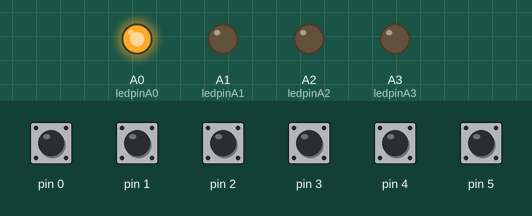
A sketch run on a simulated SparkFun Pro Micro, built with avr-gcc and run on an emulated ATmega32U4. On the bench: output pins drawn as LEDs (lit = HIGH). The inputs (shaded band) are chosen by the test bench; at power-on: pin 0–5 HIGH. USB keyboard and mouse output is not drawn.

Above: at 0.8 s.
At 2.3 s:
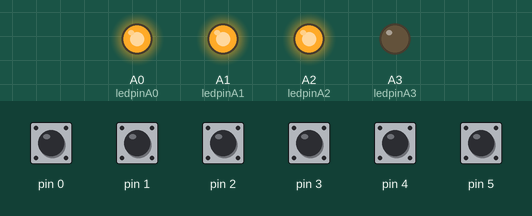
At 3.1 s:
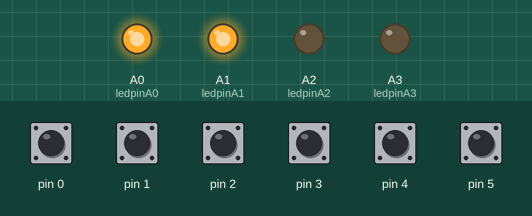
At 4.1 s:
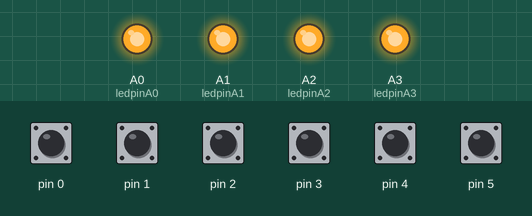
Timing chart, 0 to 5.6 s (numbered marks = the images above):
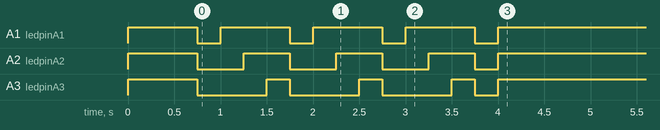

The sketch:

code.ino
```cpp
// Arduino Pro Micro Button box with 3 encoders, 15 buttons and 4 function led
// this sketch was created and designed
// by Kevin Rietveld

//
// - Version 0.02
//


#include <Keypad.h>
#include <Joystick.h>

// Variables
#define ENABLE_PULLUPS
#define NUMROTARIES 3
#define NUMBUTTONS 15
#define NUMROWS 4
#define NUMCOLS 4

#define ledpinA0 A0
#define ledpinA1 A1
#define ledpinA2 A2
#define ledpinA3 A3

#define DIR_CCW 0x10
#define DIR_CW 0x20
#define R_START 0x0

#define R_CW_FINAL 0x1
#define R_CW_BEGIN 0x2
#define R_CW_NEXT 0x3
#define R_CCW_BEGIN 0x4
#define R_CCW_FINAL 0x5
#define R_CCW_NEXT 0x6

boolean ledA0_state;
boolean ledA1_state;
boolean ledA2_state;
boolean ledA3_state;

// Define the symbols on the buttons of the keypads
char buttons[NUMROWS][NUMCOLS] = {
  // 15  14  16, 10
  {  0,  1,  2,  3  },     // 6
  {  4,  5,  6,  7  },     // 7
  {  8,  9,  10, 11 },     // 8
  {  12, 13, 14, 15 }      // 9
};

// Define the rotary encoders
struct rotariesdef {
  byte pin1;
  byte pin2;
  int ccwchar;
  int cwchar;
  volatile unsigned char state;
};

rotariesdef rotaries[NUMROTARIES] {
  { 0, 1, 16, 17 }, // encoder connected to pin 0 and 1 (TX0/RX1)
  { 2, 3, 18, 19 }, // encoder connected to pin 2 and 3
  { 4, 5, 20, 21 }, // encoder connected to pin 4 and 5
};

// Define the mapping between button and led
int ledMapButtons[][2] = {
  // Buttons
  { 0 , ledpinA0 },
  { 1 , ledpinA0 },
  { 2 , ledpinA0 },
  { 3 , ledpinA0 },
  { 4 , ledpinA0 },
  { 5 , ledpinA0 },
  { 6 , ledpinA0 },
  { 7 , ledpinA0 },
  { 8 , ledpinA0 },
  { 9 , ledpinA0 },
  { 10, ledpinA0 },
  { 11, ledpinA0 },
  { 12, ledpinA0 },
  { 13, ledpinA0 },
  { 14, ledpinA0 },
  { 15, ledpinA0 }
};

// Define the mapping between button and led
int ledMapRotaries[][2] = {
  // Rotary
  { 16, ledpinA0 },
  { 17, ledpinA0 },
  { 18, ledpinA0 },
  { 19, ledpinA0 },
  { 20, ledpinA0 },
  { 21, ledpinA0 }
};

const unsigned char ttable[7][4] = {
  // R_START
  { R_START,    R_CW_BEGIN,  R_CCW_BEGIN, R_START },
  // R_CW_FINAL
  { R_CW_NEXT,  R_START,     R_CW_FINAL,  R_START | DIR_CW },
  // R_CW_BEGIN
  { R_CW_NEXT,  R_CW_BEGIN,  R_START,     R_START },
  // R_CW_NEXT
  { R_CW_NEXT,  R_CW_BEGIN,  R_CW_FINAL,  R_START },
  // R_CCW_BEGIN
  { R_CCW_NEXT, R_START,     R_CCW_BEGIN, R_START },
  // R_CCW_FINAL
  { R_CCW_NEXT, R_CCW_FINAL, R_START,     R_START | DIR_CCW },
  // R_CCW_NEXT
  { R_CCW_NEXT, R_CCW_FINAL, R_CCW_BEGIN, R_START },
};

byte rowPins[NUMROWS] = { 6,  7,  8,  9 };  // Connect to the row pinouts of the keypad
byte colPins[NUMCOLS] = { 15, 14, 16, 10 }; // Connect to the column pinouts of the keypad

// initialize an instance of class NewKeypad
Keypad buttbx = Keypad(makeKeymap(buttons), rowPins, colPins, NUMROWS, NUMCOLS);

Joystick_ Joystick(JOYSTICK_DEFAULT_REPORT_ID,
  JOYSTICK_TYPE_JOYSTICK, 32, 0,
  false, false, false, false, false, false,
  false, false, false, false, false);

void initLeds() {

  // initialize all analog pins as output for leds
  pinMode(ledpinA0,OUTPUT);
  pinMode(ledpinA1,OUTPUT);
  pinMode(ledpinA2,OUTPUT);
  pinMode(ledpinA3,OUTPUT);

  analogWrite(ledpinA0,128);
  analogWrite(ledpinA1,128);
  analogWrite(ledpinA2,128);
  analogWrite(ledpinA3,128);

  // Led 0 always on
  digitalWrite(ledpinA0,HIGH);
}

void blinkLedRow(int times = 3, bool stayOnAfterBlink = true) {
  for (int i = 0; i <= times; i++)
  {
    digitalWrite(ledpinA1,HIGH); delay(250);
    digitalWrite(ledpinA2,HIGH); delay(250);
    digitalWrite(ledpinA3,HIGH); delay(250);
    digitalWrite(ledpinA1,LOW);
    digitalWrite(ledpinA2,LOW);
    digitalWrite(ledpinA3,LOW);
    delay(250);
  }

  if(stayOnAfterBlink)
  {
    digitalWrite(ledpinA1,HIGH);
    digitalWrite(ledpinA2,HIGH);
    digitalWrite(ledpinA3,HIGH);
  }
}

void setup() {
  // Initialize leds
  initLeds();
  blinkLedRow(3, true);

  Joystick.begin();
  rotary_init();
}

void loop() {
  CheckAllEncoders();
  CheckAllButtons();
}

void buttonPress() {
  for (int idx = 0; idx < NUMBUTTONS; idx++)
  {
    if(buttbx.key[idx].stateChanged)
    {
      uint8_t led = ledMapButtons[idx][1];

      switch(buttbx.key[idx].kstate)
      {
        case PRESSED:
        case HOLD:
          // Pressed
          Joystick.setButton(buttbx.key[idx].kchar, 1);
          digitalWrite(led, LOW);
          break;
        case RELEASED:
        case IDLE:
          // Released
          Joystick.setButton(buttbx.key[idx].kchar, 0);
          digitalWrite(led, HIGH);
          break;
      }

    }
  }
}

void CheckAllButtons(void) {
  if(buttbx.getKeys())
  {
    buttonPress();
  }
}

/* Call this once in setup() */
void rotary_init() {
  for (int i = 0; i < NUMROTARIES; i++) {
    pinMode(rotaries[i].pin1, INPUT);
    pinMode(rotaries[i].pin2, INPUT);
    #ifdef ENABLE_PULLUPS
      digitalWrite(rotaries[i].pin1, HIGH);
      digitalWrite(rotaries[i].pin2, HIGH);
    #endif
  }
}

/* Read input pins and process for events. Call this either from a
 * loop or an interrupt (eg pin change or timer).
 *
 * Returns 0 on no event, otherwise 0x80 or 0x40 depending on the direction.
*/
unsigned char rotary_process(int _i) {
  unsigned char pinstate = (digitalRead(rotaries[_i].pin2) << 1) | digitalRead(rotaries[_i].pin1);
  rotaries[_i].state = ttable[rotaries[_i].state & 0xf][pinstate];

  return (rotaries[_i].state & 0x30);
}


void CheckAllEncoders(void) {
  for (int idx = 0; idx < NUMROTARIES; idx++) {
    unsigned char result = rotary_process(idx);

    if (result == DIR_CCW) {
      uint8_t led = ledMapRotaries[idx][1];
      Joystick.setButton(rotaries[idx].ccwchar, 1);
      digitalWrite(led, LOW);
      delay(50);
      Joystick.setButton(rotaries[idx].ccwchar, 0);
      digitalWrite(led, HIGH);
    }
    else if (result == DIR_CW) {
      uint8_t led = ledMapRotaries[idx][1];
      Joystick.setButton(rotaries[idx].cwchar, 1);
      digitalWrite(led, LOW);
      delay(50);
      Joystick.setButton(rotaries[idx].cwchar, 0);
      digitalWrite(led, HIGH);
    }
  }
}
```
